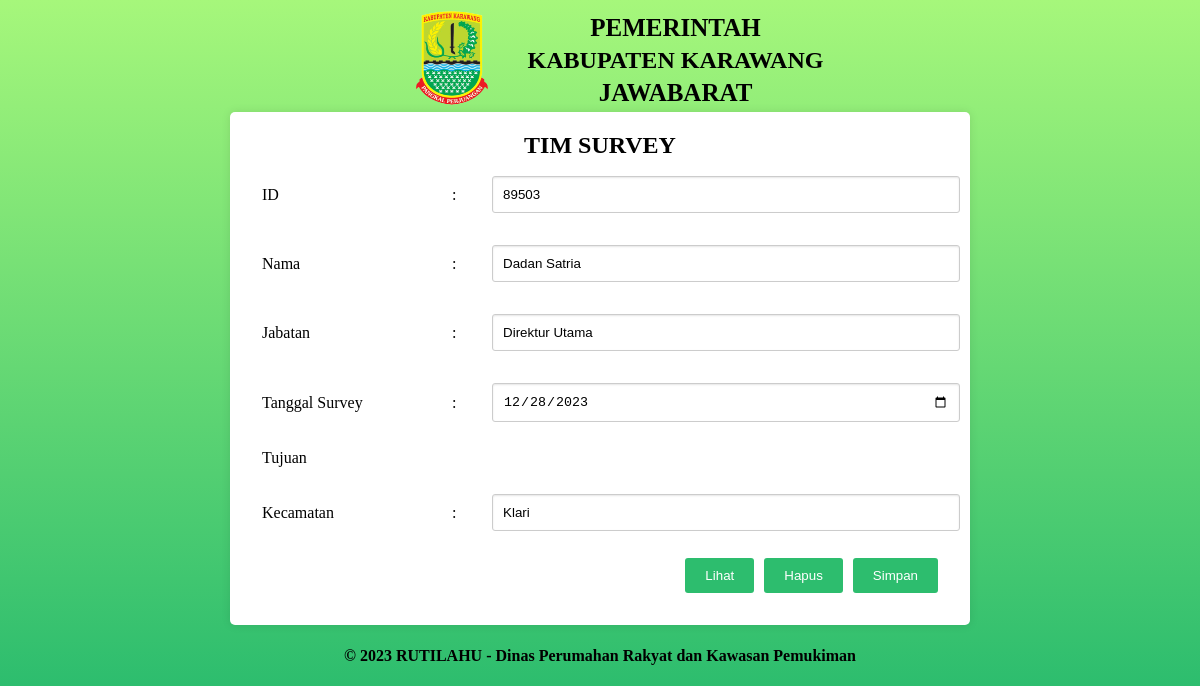
The page /RUTILAHU/admin/ubah_survey.php?id_pegawai=89503 on the database its author committed.
### tables this page shows
CREATE TABLE `tim_survey` (
  `id_pegawai` int(20) NOT NULL,
  `nama` text NOT NULL,
  `jabatan` text NOT NULL,
  `tanggal` date NOT NULL,
  `desa` text NOT NULL,
  `kecamatan` text NOT NULL
);

### RUTILAHU/admin/ubah_survey.php (the view, shortened to what this page needs)
<?php
include "../lib/koneksi.php";
class TimSurvey {
    private $koneksi;
    public function __construct($db) {
        $this->koneksi = $db;
    }
    public function getSurveyById($id_pegawai) {
        $sql = mysqli_query($this->koneksi, "SELECT * FROM tim_survey WHERE id_pegawai='$id_pegawai'");
        return mysqli_fetch_array($sql);
    }
}
$survey = new TimSurvey($koneksi);
if (isset($_GET['id_pegawai'])) {
    $id_pegawai = $_GET['id_pegawai'];
    $tampil = $survey->getSurveyById($id_pegawai);
}
?>
<!DOCTYPE html>
<html lang="en">
<head>
    <link rel="stylesheet" href="styles2.css">
</head>
<body>
    <div class="container">
        <div class="gambar">
            <img src="karawang.png" alt="" width="150" height="100">
        </div>
        <div class="text">
            <h3>PEMERINTAH</h3>
            <h1>KABUPATEN KARAWANG</h1>
            <h3>JAWABARAT</h3>
        </div>
    </div>
    <form action="" method="POST" onsubmit="return validasi();">
        <table>
            <h1><center>TIM SURVEY</center></h1>
            <tr>
                <td>ID</td>
                <td>:</td>
                <td><input type="text" name="id_pegawai" id="nomer1" size="30" value="<?php echo $tampil['id_pegawai']; ?>"></td>
            </tr>
            <tr>
                <td>Nama</td>
                <td>:</td>
                <td><input type="text" name="nama" id="nomer2" size="30" value="<?php echo $tampil['nama']; ?>"></td>
            </tr>
            <tr>
                <td>Jabatan</td>
                <td>:</td>
                <td><input type="text" name="jabatan" id="nomer3" size="30" value="<?php echo $tampil['jabatan']; ?>"></td>
            </tr>
            <tr>
                <td>Tanggal Survey</td>
                <td>:</td>
                <td><input type="date" name="tanggal" id="nomer4" size="30" value="<?php echo $tampil['tanggal']; ?>"></td>
            </tr>
            <tr>
                <td>Tujuan</td>
                <td></td>
                <td></td>
            </tr>
            <tr>
                <td>Kecamatan</td>
                <td>:</td>
                <td><input type="text" name="kecamatan" id="nomer5" size="30" value="<?php echo $tampil['kecamatan']; ?>"></td>
            </tr>
            <tr>
                <td colspan="3">
                    <input type="submit" value="Simpan" name="ubah">
                    <input type="reset" value="Hapus">
                    <a href="lihat_survey.php?tcari="><input type="button" value="Lihat"></a>
                </td>
            </tr>
        </table>
    </form>
    <footer class="copy">
        <h4><center>&copy; 2023 RUTILAHU - Dinas Perumahan Rakyat dan Kawasan Pemukiman</center></h4>
    </footer>
</body>
</html>

### RUTILAHU/admin/styles2.css (style rules this page uses)
body { background: -webkit-linear-gradient(bottom, #2dbd6e, #a6f77b); background-repeat: no-repeat; }
form { background-color: #fff; padding: 20px; max-width: 700px; margin: 0 auto; border-radius: 5px; box-shadow: 0 0 10px rgba(0, 0, 0, 0.1); }
table { width: 100%; }
td { padding: 10px; }
input[type="text"], input[type="date"], input[type="number"] { width: 100%; padding: 10px; margin: 5px 0; border: 1px solid #ccc; border-radius: 3px; box-shadow: inset 0 1px 2px rgba(0, 0, 0, 0.1); }
input[type="submit"], input[type="reset"], input[type="button"] { background-color: #2dbd6e; color: #fff; padding: 10px 20px; border: none; border-radius: 3px; cursor: pointer; float: right; margin-left: 10px; }
.container { display: flex; align-items: center; justify-content: center; text-align: center; }
.gambar { margin-right: 1px; }
.text h3 { margin-top: 5px; margin-bottom: 5px; font-size: 25px; text-align: center; }
h1 { font-size: 24px; font-weight: bold; margin: 0; }

### rows shown on the page
tim_survey: id_pegawai "89503", nama "Dadan Satria", jabatan "Direktur Utama", tanggal "12/28/2023", kecamatan "Klari"
